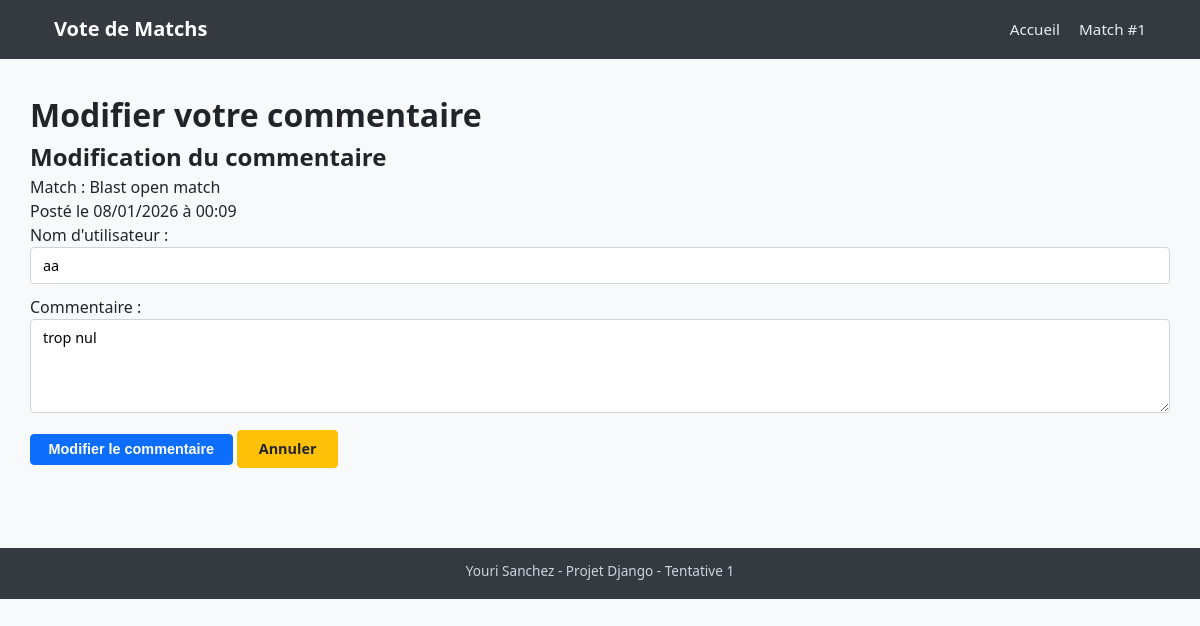
The page /comment/37/edit/ on the database its author committed.
### hltvtracker/models.py (models this page shows, shortened)
class Comment(models.Model):
    SENTIMENT_CHOICES = [
        ('POSITIVE', 'Positif'),
        ('NEGATIVE', 'Négatif'),
        ('NEUTRAL', 'Neutre'),
    ]
    match = models.ForeignKey(Match, on_delete=models.CASCADE)
    username = models.CharField(max_length=100)
    text = models.TextField()
    created_at = models.DateTimeField(auto_now_add=True, null=True)
    sentiment = models.CharField(
        max_length=10,
        choices=SENTIMENT_CHOICES,
        blank=True,
        null=True,
        help_text="Analyse automatique du sentiment du commentaire"
    )

class Match(models.Model):
    event_name = models.CharField(max_length=200)
    date_hour = models.DateTimeField()

### hltvtracker/views.py (the view)
# urls.py: path('comment/<int:comment_id>/edit/', views.edit_comment, name='edit_comment'),
def edit_comment(request, comment_id):
    comment = get_object_or_404(Comment, id=comment_id)
    if request.method == 'POST' and 'edit_comment' in request.POST:
        form = CommentForm(request.POST, instance=comment)
        if form.is_valid():
            form.save()
            messages.success(request, 'Votre commentaire a été modifié !')
            return redirect('match_detail', match_id=comment.match.id)
    else:
        form = CommentForm(instance=comment)
    context = {
        'form': form,
        'comment': comment,
        'is_editing': True,
    }
    return render(request, 'edit_comment.html', context)

### hltvtracker/forms.py (shortened to what this page needs)
class CommentForm(forms.ModelForm):
    class Meta:
        model = Comment
        fields = ['username', 'text']
        widgets = {
            'username': forms.TextInput(attrs={'class': 'form-control', 'placeholder': 'Votre nom'}),
            'text': forms.Textarea(attrs={'class': 'form-control', 'rows': 4, 'placeholder': 'Votre commentaire...'}),
        }

### hltvtracker/templates/edit_comment.html (shortened to what this page needs)
{% extends "base.html" %}
{% block content %}
<div class="comment-edit-section">
    <h1>Modifier votre commentaire</h1>
    <div class="comment-edit-card">
        <h2>Modification du commentaire</h2>
        <p class="comment-info">
            Match : {{ comment.match.event_name }}<br>
            Posté le {{ comment.created_at|date:"d/m/Y à H:i" }}
        </p>
        <form method="post" class="comment-form">
            <div class="form-field">
                <label for="{{ form.username.id_for_label }}">Nom d'utilisateur :</label>
                {{ form.username }}
            </div>
            <div class="form-field">
                <label for="{{ form.text.id_for_label }}">Commentaire :</label>
                {{ form.text }}
            </div>
            <div class="form-actions">
                <button type="submit" class="submit-button">Modifier le commentaire</button>
                <a href="{% url 'match_detail' comment.match.id %}" class="cancel-button">Annuler</a>
            </div>
        </form>
    </div>
</div>
{% endblock %}

### hltvtracker/static/hltvtracker/css/styles.css (style rules this page uses)
*, *::before, *::after { box-sizing: border-box; margin: 0; padding: 0; }
html, body { height: 100%; }
body { font-family: system-ui, -apple-system, BlinkMacSystemFont, "Segoe UI", sans-serif; background-color: #f8f9fa; color: #212529; line-height: 1.5; }
a { color: inherit; text-decoration: none; }
.cancel-button { display: inline-block; padding: 0.45rem 1.3rem; border-radius: 0.25rem; font-size: 0.9rem; font-weight: 600; background-color: #ffc107; border: 1px solid #ffc107; color: #212529; cursor: pointer; transition: background-color .15s ease, border-color .15s ease; }
.comment-form { display: flex; flex-direction: column; gap: 0.7rem; }
.form-field input, .form-field textarea, .comment-form input, .comment-form textarea { width: 100%; padding: 0.5rem 0.75rem; border-radius: 0.25rem; border: 1px solid #ced4da; font-size: 0.9rem; font-family: inherit; }
.form-field textarea, .comment-form textarea { resize: vertical; min-height: 90px; }
.submit-button { align-self: flex-start; padding: 0.4rem 1.1rem; border-radius: 0.25rem; border: 1px solid #0d6efd; background-color: #0d6efd; color: #fff; font-size: 0.9rem; font-weight: 600; cursor: pointer; transition: background-color .15s ease, border-color .15s ease; }

### rows shown on the page
Comment: match.event_name "Blast open match", created_at "08/01/2026 à 00:09", username "aa", text "trop nul"
